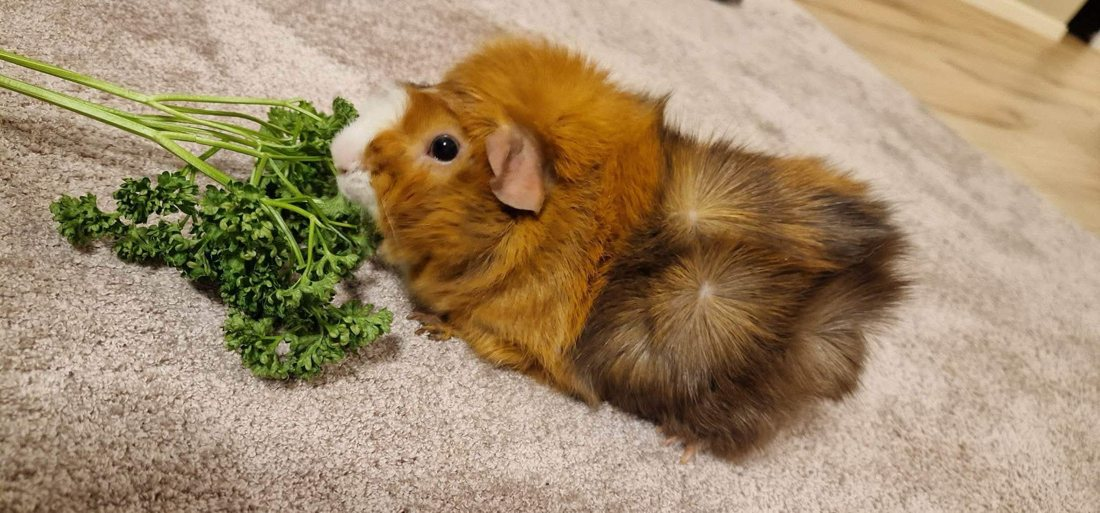
#> input picture docs/reference/pigs/kuki_02_rosettes.jpg, 1100 x 513 px; its folder holds 4 pictures in this run
$ python ref_spec.py
#> lines starting #> are read from the running program, lines starting #| are printed output that depends on the picture
### tools/art/colorlab.py
"""Colour tools in numpy only: sRGB<->CIELAB, CIEDE2000 (Sharma, Wu, Dalal 2005), k-means in Lab with merge of close centroids,
and ramps of a photo region. Used for the reference specs (A0) and for the acceptance checks of the coat engine."""
import numpy as np

D65 = np.array([0.95047, 1.0, 1.08883])
M = np.array([[0.4124564, 0.3575761, 0.1804375], [0.2126729, 0.7151522, 0.0721750], [0.0193339, 0.1191920, 0.9503041]])


def rgb2lab(rgb):
    c = np.asarray(rgb, float) / 255.0
    c = np.where(c <= 0.04045, c / 12.92, ((c + 0.055) / 1.055) ** 2.4)
    xyz = (c @ M.T) / D65
    f = np.where(xyz > 216 / 24389, np.cbrt(xyz), (24389 / 27 * xyz + 16) / 116)
    return np.stack([116 * f[..., 1] - 16, 500 * (f[..., 0] - f[..., 1]), 200 * (f[..., 1] - f[..., 2])], -1)


def lab2rgb(lab):
    lab = np.asarray(lab, float)
    fy = (lab[..., 0] + 16) / 116
    fx = fy + lab[..., 1] / 500
    fz = fy - lab[..., 2] / 200
    f = np.stack([fx, fy, fz], -1)
    xyz = np.where(f ** 3 > 216 / 24389, f ** 3, (116 * f - 16) / (24389 / 27)) * D65
    c = xyz @ np.linalg.inv(M).T
    c = np.where(c <= 0.0031308, 12.92 * c, 1.055 * np.clip(c, 0, None) ** (1 / 2.4) - 0.055)
    return np.clip(np.round(c * 255), 0, 255).astype(np.uint8)


def ciede2000(l1, l2, kL=1.0, kC=1.0, kH=1.0):
    l1 = np.asarray(l1, float)
    l2 = np.asarray(l2, float)
    L1, a1, b1 = l1[..., 0], l1[..., 1], l1[..., 2]
    L2, a2, b2 = l2[..., 0], l2[..., 1], l2[..., 2]
    C1, C2 = np.hypot(a1, b1), np.hypot(a2, b2)
    Cb = (C1 + C2) / 2
    G = 0.5 * (1 - np.sqrt(Cb ** 7 / (Cb ** 7 + 25.0 ** 7)))
    a1p, a2p = (1 + G) * a1, (1 + G) * a2
    C1p, C2p = np.hypot(a1p, b1), np.hypot(a2p, b2)
    h1p = np.degrees(np.arctan2(b1, a1p)) % 360
    h2p = np.degrees(np.arctan2(b2, a2p)) % 360
    dLp, dCp = L2 - L1, C2p - C1p
    dh = h2p - h1p
    dh = np.where(dh > 180, dh - 360, np.where(dh < -180, dh + 360, dh))
    dh = np.where(C1p * C2p == 0, 0, dh)
    dHp = 2 * np.sqrt(C1p * C2p) * np.sin(np.radians(dh) / 2)
    Lbp, Cbp = (L1 + L2) / 2, (C1p + C2p) / 2
    hs = h1p + h2p
    hb = np.where(np.abs(h1p - h2p) <= 180, hs / 2, np.where(hs < 360, (hs + 360) / 2, (hs - 360) / 2))
    hb = np.where(C1p * C2p == 0, hs, hb)
    T = (1 - 0.17 * np.cos(np.radians(hb - 30)) + 0.24 * np.cos(np.radians(2 * hb)) + 0.32 * np.cos(np.radians(3 * hb + 6))
         - 0.20 * np.cos(np.radians(4 * hb - 63)))
    dth = 30 * np.exp(-(((hb - 275) / 25) ** 2))
    Rc = 2 * np.sqrt(Cbp ** 7 / (Cbp ** 7 + 25.0 ** 7))
    Sl = 1 + 0.015 * (Lbp - 50) ** 2 / np.sqrt(20 + (Lbp - 50) ** 2)
    Sc, Sh = 1 + 0.045 * Cbp, 1 + 0.015 * Cbp * T
    Rt = -np.sin(np.radians(2 * dth)) * Rc
    return np.sqrt((dLp / (kL * Sl)) ** 2 + (dCp / (kC * Sc)) ** 2 + (dHp / (kH * Sh)) ** 2 + Rt * (dCp / (kC * Sc)) * (dHp / (kH * Sh)))


def kmeans(x, k, iters=40, seed=1):
    rng = np.random.default_rng(seed)
    c = x[rng.choice(len(x), k, replace=False)].astype(float)
    for _ in range(iters):
        lab = np.argmin(((x[:, None, :] - c[None]) ** 2).sum(-1), 1)
        n = np.array([c[i] if not (lab == i).any() else x[lab == i].mean(0) for i in range(k)])
        if np.allclose(n, c):
            break
        c = n
    return c, np.bincount(lab, minlength=k) / len(x)


def palette(rgb_pixels, k=5, merge=6.0):
    """k-means in Lab; centroids closer than `merge` dE2000 are joined. Returns [(rgb, share)] sorted by share."""
    lab = rgb2lab(rgb_pixels.reshape(-1, 3))
    if len(lab) > 6000:
        lab = lab[np.random.default_rng(0).choice(len(lab), 6000, replace=False)]
    c, w = kmeans(lab, k)
    out = []
    for i in np.argsort(-w):
        for o in out:
            if ciede2000(c[i], o[0]) < merge:
                o[1] += w[i]
                break
        else:
            out.append([c[i], w[i]])
    return [(lab2rgb(c).tolist(), float(w)) for c, w in out]


def ramp(rgb_pixels, n=4):
    """n shades of a region: Lab means of the lightness quantile bands (light -> dark)."""
    lab = rgb2lab(rgb_pixels.reshape(-1, 3))
    order = np.argsort(-lab[:, 0])
    parts = np.array_split(order, n + 2)[1:-1] if n >= 2 else [order]
    return [lab2rgb(lab[p].mean(0)).tolist() for p in parts]


def hexc(c):
    return '#%02x%02x%02x' % tuple(int(v) for v in c)


# [11 lines that do not run on import are left out]

### tools/art/ref_spec.py
"""A0: reference specs of the five named pigs from the owner's photos.
Regions are hand-placed rectangles (x0,y0,x1,y1) in the 1100 px photos. For each region: k-means palette and a 4-shade ramp in Lab
(light -> dark). Writes docs/reference/pigs/spec/<id>.json, annotated PNGs and spec/regions.json (used later by the acceptance checks)."""
import json, os, sys
import numpy as np
from PIL import Image, ImageDraw
sys.path.insert(0, os.path.dirname(__file__))
import colorlab as cl

ROOT = os.path.join(os.path.dirname(__file__), '..', '..', 'docs', 'reference', 'pigs')
OUT = os.path.join(ROOT, 'spec')
# id -> photo -> region name -> rect. Region names are the same as the coat slots/zones used by the engine (A1).
REGIONS = {
    'kuki': {'kuki_02_rosettes': {'ginger_front': (440, 110, 610, 330), 'ginger_head': (385, 100, 470, 190),
                                  'dark_rump': (700, 330, 850, 420), 'dark_flank': (590, 330, 700, 400),
                                  'rosette_gold': (655, 185, 725, 235), 'rosette_gold2': (670, 270, 740, 320),
                                  'blaze_white': (338, 92, 400, 150), 'ear_pink': (490, 130, 540, 200)},
             'kuki_03_topdown': {'ginger_shoulders': (80, 376, 242, 483), 'dark_band': (97, 500, 270, 545),
                                 'ginger_hip_patch': (80, 585, 270, 655), 'dark_tail_end': (54, 720, 270, 830),
                                 'blaze_white': (161, 336, 220, 350)}},
    'glen': {'glen_01_rosette_black': {'black_body': (440, 340, 560, 450), 'black_head': (350, 410, 420, 500),
                                       'ear_ginger': (552, 370, 580, 410), 'black_back': (520, 250, 620, 320)}},
    'ned': {'ned_02_front': {'white_body': (170, 300, 370, 520), 'white_face': (420, 450, 610, 640),
                             'brown_head': (310, 440, 400, 600), 'brown_top': (400, 345, 560, 400),
                             'ear_pink': (325, 445, 375, 480), 'nose_pink': (505, 568, 580, 598)},
            'ned_01_topdown': {'brown_nape': (330, 450, 520, 560), 'white_back': (240, 620, 580, 880),
                               'blaze_white': (365, 265, 430, 340)}},
    'james': {'james_01_scale_928g': {'grey_body': (390, 310, 640, 430), 'grey_dark': (110, 500, 300, 640),
                                      'grey_light': (470, 330, 600, 420)}},
    'racuch': {'racuch_01_scale_1032g': {'ginger_back': (270, 150, 370, 220), 'ginger_flank': (440, 340, 560, 430),
                                         'black_band': (250, 290, 390, 400), 'black_head': (515, 465, 595, 520),
                                         'blaze_white': (625, 470, 715, 510), 'rump_white': (200, 195, 230, 255)},
               'racuch_02_dill': {'ginger_body': (340, 430, 540, 600), 'black_cap': (420, 368, 535, 418),
                                  'blaze_white': (238, 505, 290, 575)}},
}
# hand-written layout / checklist / hair (from the photos). Layout is in body fractions: x 0 = nose, 1 = rump tip; y 0 = back, 1 = belly.
SPEC = {
    'ned': dict(breed='teddy', build='chubby', hair='short dense teddy fuzz standing off the body, soft; straight whiskers; fluffy outline, no long tufts',
                proportions='very round from above (about 1.5:1), big round head with short blunt muzzle, no visible neck',
                layout=['white (cream) body and rump, no mark on the flanks',
                        'chocolate brown covers the ears, the ring round the eyes, the sides of the head down to the neck and a band across the nape/shoulders (darker on top)',
                        'white blaze: narrow at the forehead, widening over the muzzle, white cheeks below the eye and chin',
                        'a chocolate HEART on ONE side of the back (owner), slanted at an angle (about 40 degrees), clearly visible from the side and from above',
                        'pink ears (rose ears, folded back), pink nose, dark eye'],
                checklist=['white body', 'brown ears + eye ring + side of head', 'brown nape band over shoulders', 'white blaze widening to the muzzle', 'white cheeks and chin', 'pink nose', 'pink ears', 'slanted heart on one side of the back', 'round chubby silhouette', 'fluffy short coat'],
                confidence='high for the front, medium for the back (the top photo is under-exposed; the heart is a guess)'),
    'kuki': dict(breed='rosette', build='normal', hair='medium-long shaggy abyssinian coat, rough, strands visible, ragged outline; ridges between whorls stand up',
                 proportions='normal body, head about 1/3 of the body length, ginger part clearly smaller than the dark part when seen from the side',
                 layout=['TOP VIEW (kuki_03): four bands along the body: ginger head+shoulders, a DARK band across the back behind the shoulders, a GINGER patch over the hips (this is where the two rosettes sit, lit gold), a dark brown rump/tail end; dark flanks run along the sides under the ginger patch',
                         'ginger (orange-gold) head, neck, shoulders and chest',
                         'bands blend in soft ticked gradients (mixed hairs, ginger tips lie over the dark base), not hard lines',
                         'dark brown / black-brown rump and hind flanks with golden-tipped hairs',
                         'TWO large rosettes on the rump: one on the hip (upper), one lower on the rump, each a bright radial starburst with a light centre point and rays 12-20 px long at photo scale',
                         'ridge of upright hair between the two whorls and along the spine',
                         'white blaze from the nose up between the eyes (short), white chin, pink rose ear, black eye'],
                 checklist=['ginger head and shoulders', 'dark band behind the shoulders (top view)', 'ginger hip patch carrying the rosettes', 'soft gradient ginger->dark (no hard edge)', 'dark brown rump with gold tips', 'two bright rosettes on the rump', 'ridge between rosettes', 'rays radiating from the centre point', 'white blaze + chin', 'pink ear', 'shaggy ragged outline'],
                 confidence='high'),
    'glen': dict(breed='rosette', build='lean', hair='long, shaggy, tousled black coat; tufts stand up at the rump and over the back; hair on the face swept back',
                 proportions='lean and small, short body held low, head narrow; silhouette dominated by the tufts',
                 layout=['all black (no white anywhere), slight blue-grey sheen on the tops of the hairs',
                         'a short ginger stripe inside the ear and a thin ginger streak down the flank behind the shoulder',
                         'BLACK paws (owner), dark eye with a small light glint',
                         'rosette whorls on the rump and shoulder show only as swirls of hair direction and standing tufts (no colour difference)'],
                 checklist=['black coat with visible fur structure (blue-grey sheen)', 'tufts standing up on the rump and back', 'ginger ear stripe', 'ginger flank streak', 'black paws', 'lean small body', 'whorl swirl visible in the hair direction'],
                 confidence='high (one photo, dark; structure read from the highlights)'),
    'james': dict(breed='teddy', build='normal', hair='rex-like: rough, dense, short curls tight to the body, tousled; curly whiskers',
                  proportions='strong, long body (928 g), broad shoulders, head blunt',
                  layout=['ONE EVEN GREY all over the body and the face (owner: uniform colour); the fur is rough and tousled but not two-toned',
                          'no dark muzzle, no patches, no white zones, no ticking pattern',
                          'pink-brown ear, dark eye'],
                  checklist=['one even grey, no ticking', 'same grey on the face (no dark muzzle)', 'rough tousled outline', 'no patches', 'strong long body'],
                  confidence='medium-high (single top photo; face/ear details from the lower left of the photo only)'),
    'racuch': dict(breed='smooth', build='chubby', hair='short smooth shiny coat lying flat, straight whiskers',
                   proportions='chubby, long rounded body (1032 g photo), head clearly narrower than the body from above',
                   layout=['ginger (orange) front half and flanks',
                           'black saddle: a broad band across the middle of the back from the shoulders to the hips, top edge wavy, wider on the back than on the flank, does not reach the belly',
                           'white tip on the very end of the rump',
                           'small black patch on the side of the head behind the eye (round the ear); white blaze from the forehead to the nose, white chin',
                           'second photo: the black on the back appears as a dark cap above the ginger when seen from the side'],
                   checklist=['ginger front and flanks', 'black saddle band (wavy edge)', 'white rump tip', 'black patch round the ear/behind the eye', 'white blaze + chin', 'smooth flat coat', 'chubby long body'],
                   confidence='medium: photos 1 and 2 may be two pigs (photo 3, 848 g, is not mapped); the saddle is certain, the head patch is from the top photo'),
}


def main():
    os.makedirs(OUT, exist_ok=True)
    regions_out = {}
    for pid, photos in REGIONS.items():
        spec = dict(id=pid, **SPEC[pid], regions={}, photos=sorted(photos),
                    note='Colours are sampled from the photos: they include the lighting of each photo (warm/dark), so they are a guide for hue and relation, not exact targets. Ramps are 4 Lab-averaged lightness bands, light -> dark.')
        for ph, regs in photos.items():
            im = Image.open(os.path.join(ROOT, ph + '.jpg')).convert('RGB')
#> im is the input picture: PIL image 1100x513 RGB; mean R, G, B 162.1, 139, 108.3
            a = np.array(im)
            dr = ImageDraw.Draw(im)
            for name, (x0, y0, x1, y1) in regs.items():
                px = a[y0:y1, x0:x1].reshape(-1, 3)
                spec['regions'][name] = dict(photo=ph, rect=[x0, y0, x1, y1], ramp=[cl.hexc(c) for c in cl.ramp(px, 4)],
                                             palette=[dict(hex=cl.hexc(c), share=round(s, 2)) for c, s in cl.palette(px, 4)])
                dr.rectangle((x0, y0, x1, y1), outline=(255, 0, 255), width=3)
                dr.text((x0 + 3, y0 + 3), name, fill=(255, 255, 0))
#> this loop made 8 passes
#> after the loop, spec = 11 items
            im.save(os.path.join(OUT, '%s_regions.png' % ph))
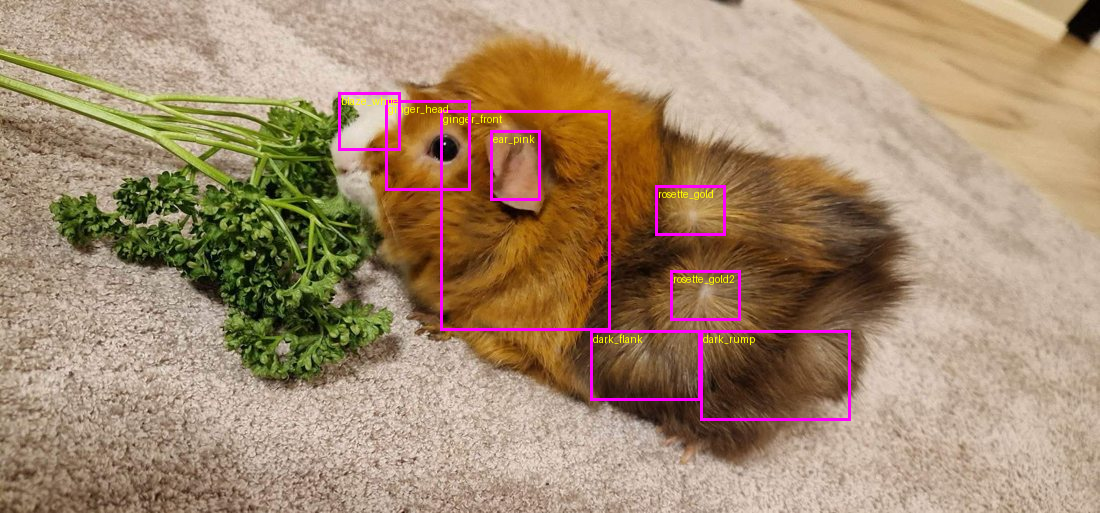
#> saved as kuki_02_rosettes_regions.png: PIL image 1100x513 RGB; mean R, G, B 164.1, 137.9, 111.3
        json.dump(spec, open(os.path.join(OUT, pid + '.json'), 'w'), indent=1, ensure_ascii=False)
        regions_out[pid] = {n: r['ramp'] for n, r in spec['regions'].items()}
        print(pid, {n: r['ramp'][1] for n, r in spec['regions'].items()})
    json.dump(regions_out, open(os.path.join(OUT, 'regions.json'), 'w'), indent=1)


if __name__ == '__main__':
#> (the run stopped early here; a loop or call above may not have finished)
